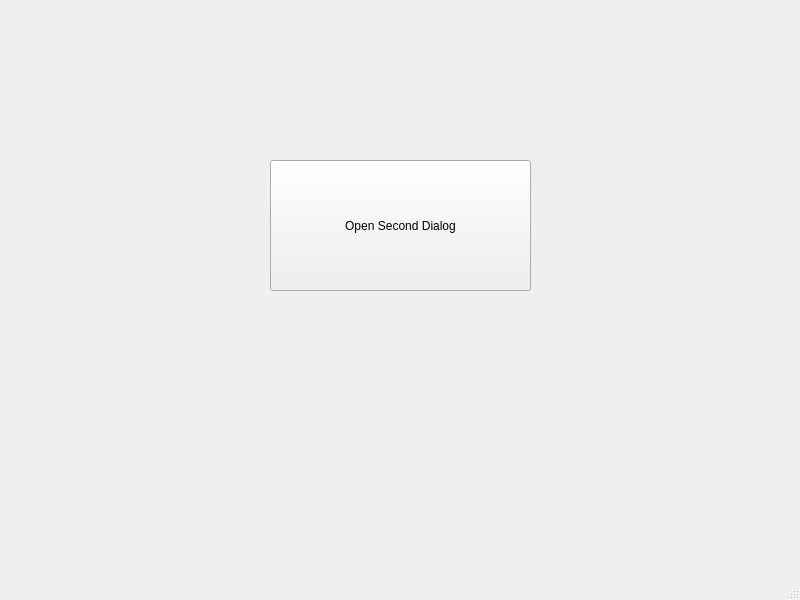
<?xml version="1.0" encoding="UTF-8"?>
<ui version="4.0">
 <class>MainWindow</class>
 <widget class="QMainWindow" name="MainWindow">
  <property name="geometry">
   <rect>
    <x>0</x>
    <y>0</y>
    <width>800</width>
    <height>600</height>
   </rect>
  </property>
  <property name="windowTitle">
   <string>MainWindow</string>
  </property>
  <widget class="QWidget" name="centralwidget">
   <widget class="QPushButton" name="pushButton">
    <property name="geometry">
     <rect>
      <x>270</x>
      <y>160</y>
      <width>261</width>
      <height>131</height>
     </rect>
    </property>
    <property name="text">
     <string>Open Second Dialog</string>
    </property>
   </widget>
  </widget>
  <widget class="QMenuBar" name="menubar">
   <property name="geometry">
    <rect>
     <x>0</x>
     <y>0</y>
     <width>800</width>
     <height>22</height>
    </rect>
   </property>
  </widget>
  <widget class="QStatusBar" name="statusbar"/>
 </widget>
 <resources/>
 <connections/>
</ui>
